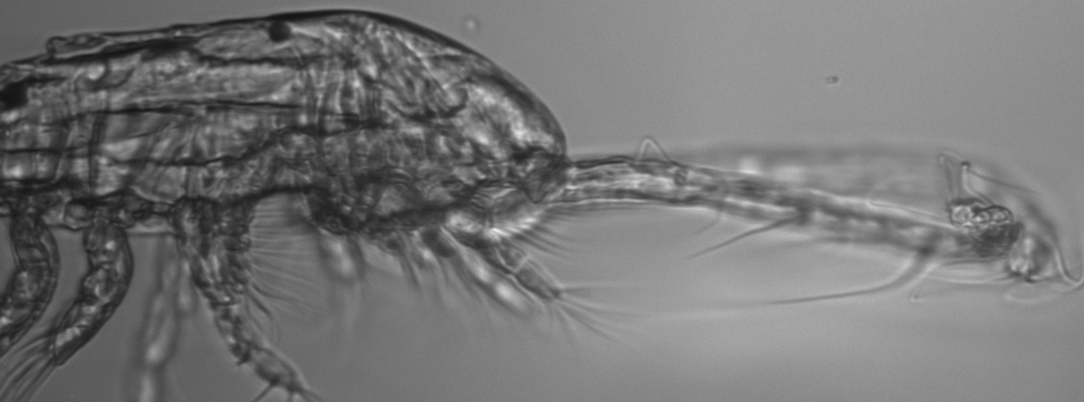
#> input picture D20230307T053258_IFCB108_02078.png, 1084 x 402 px; the run also reads 1 picture not shown here
$ python image_preprocess.py .. out
#> lines starting #> are read from the running program, lines starting #| are printed output that depends on the picture
import os
import sys
import shutil
from PIL import Image

'''
This Python script processes images in a specified input directory, performing two main tasks: checking for corrupted images and optionally cutting a specified number of pixels from the bottom of each image. It then copies the processed images to an output directory while maintaining the same folder structure.
'''

def is_corrupted(file_path):
    try:
        with open(file_path, 'rb') as f:
            f.read(1)
        return False
    except Exception:
        return True

def cut_bottom_pixels(image_path, pixels):
#> called with image_path = '../D20230307T053258_IFCB108_02078.png', pixels = 12
    try:
        with Image.open(image_path) as img:
#> img is the input picture: PIL image 1084x402 RGB; min 20, max 238, mean 117.4
            width, height = img.size
#> width = 1084; height = 402
            # Check if the height is at least three times the amount being cut
            if height >= 10 * pixels:
                img = img.crop((0, 0, width, height - pixels))
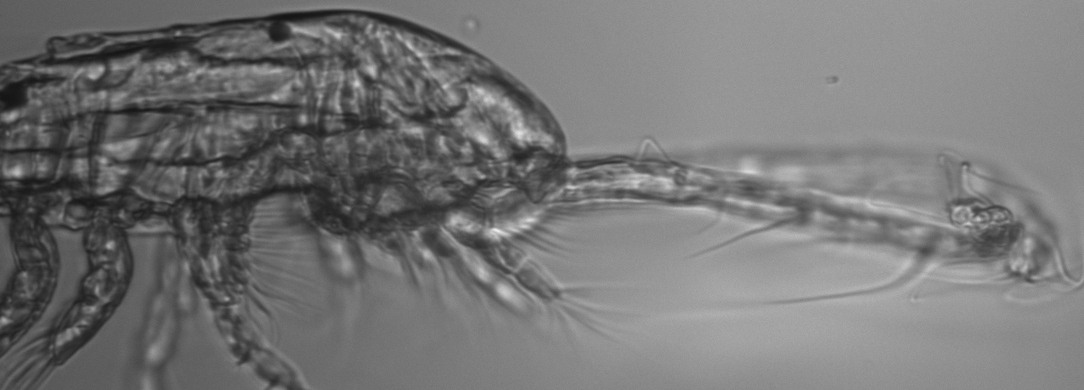
#> img: PIL image 1084x390 RGB; min 20, max 238, mean 117.3
                img.save(image_path)
            else:
                print(f"Skipping image {image_path} due to insufficient height for cropping.")
    except Exception as e:
        print(f"Error while processing image {image_path}: {e}")

def generate_files(input_directory, output_directory, cut_bottom):
    # List to store names of subdirectories
    subdirectories = []

    # Number of pixels to cut from the bottom
    cut_pixels = 12  # Adjust this value as needed

    # Iterate through each file in the input directory
    for root, dirs, files in os.walk(input_directory):
        for file in files:
            input_file_path = os.path.join(root, file)
            output_file_path = os.path.join(output_directory, root[len(input_directory)+1:], file)
            if is_corrupted(input_file_path):
                print(f"Removing corrupted file: {input_file_path}")
                continue
            try:
                if cut_bottom:
                    cut_bottom_pixels(input_file_path, cut_pixels)
                os.makedirs(os.path.dirname(output_file_path), exist_ok=True)
                shutil.copy(input_file_path, output_file_path)  # Copy the file to the output directory
            except Exception as e:
                print(f"Error while processing file {input_file_path}: {e}")
                continue  # Skip copying the file if an error occurs

        # Add subdirectory name to the list if it's not the current directory
        if root != input_directory:
            subdirectories.append(os.path.relpath(root, input_directory))

def main():
    if len(sys.argv) != 3:
        print("Usage: python script.py <input directory> <output directory>")
        sys.exit(1)
    input_directory = sys.argv[1]
    output_directory = sys.argv[2]

    generate_files(input_directory, output_directory, cut_bottom=True)

if __name__ == "__main__":
    main()
